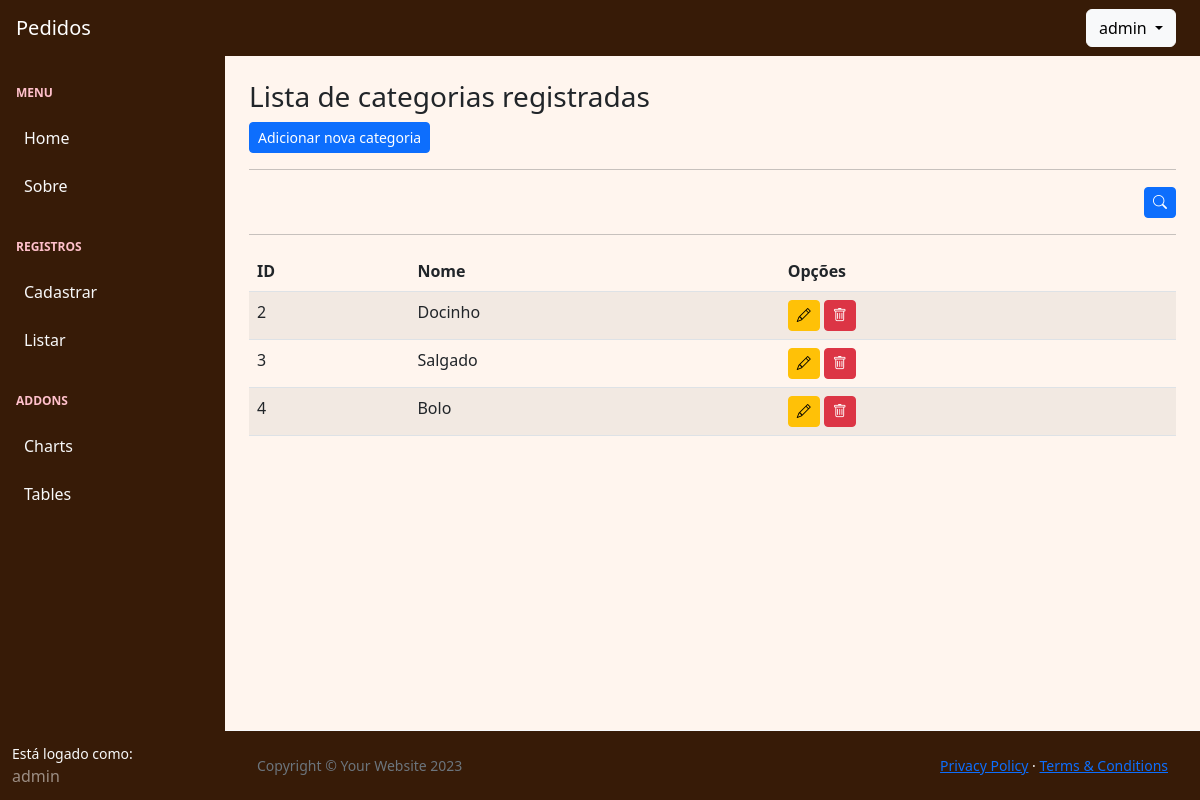
/listar/categorias/ (signed in), run on an earlier commit of the app's database.
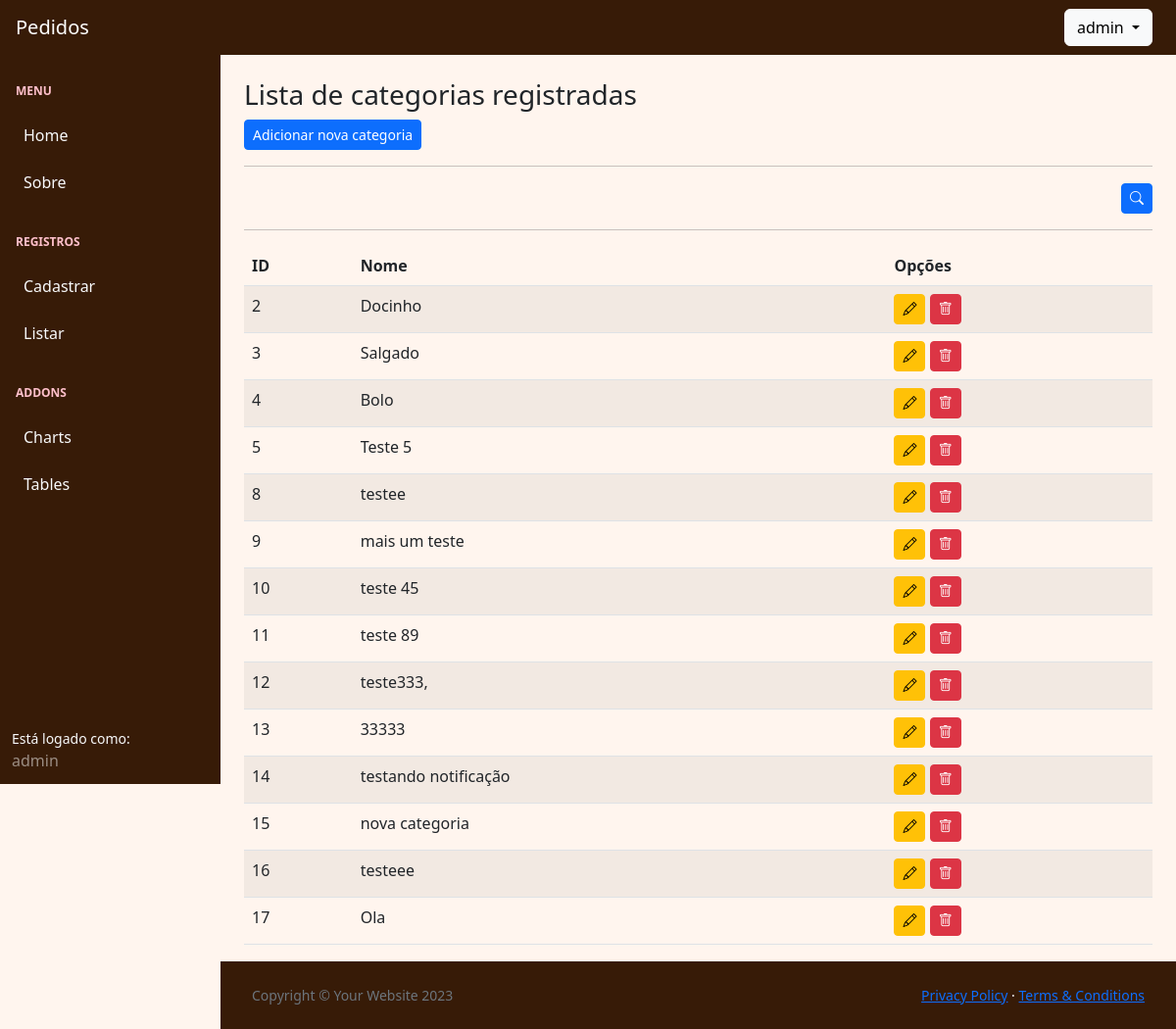
And on a later commit of the database.
### cadastros/models.py (models this page shows, shortened)
class CategoriaProduto(models.Model):
    nome = models.CharField(max_length=50, verbose_name='Categoria')

### cadastros/views.py (the view)
# urls.py: path('listar/categorias/', CategoriaProdutoList.as_view(), name='listar-categoria'),
class CategoriaProdutoList(LoginRequiredMixin, FilterView):
    login_url = reverse_lazy('login')
    model = CategoriaProduto
    template_name = 'cadastros/listas/categoria.html'
    context_object_name = 'categorias'
    filterset_class = CategoriaProdutoFilter

### cadastros/templates/cadastros/listas/categoria.html (shortened to what this page needs)
{% extends "paginas/modelo.html" %}
{% load static %}
{% block conteudo %}
<h3>Lista de categorias registradas</h3>
<a href="{% url 'cadastrar-categoria' %}" class="btn btn-primary btn-sm">Adicionar nova categoria</a>
<hr>
{% include 'cadastros/listas/filter_form.html' %}
<hr>
<div class="table-responsive">
    <table class="table table-striped" id="tabela-listar">
        <thead>
            <tr>
                <th>ID</th>
                <th>Nome</th>
                <th>Opções</th>
            </tr>
        </thead>
        <tbody>
            {% for categoria in object_list %}
            <tr>
                <td>{{ categoria.id }}</td>
                <td>{{ categoria.nome }}</td>
                <td>
                    <a href="{% url 'atualizar-categoria' categoria.id %}" class="btn btn-warning btn-sm"><i class="bi bi-pencil"></i></a>
                    <a href="{% url 'excluir-categoria' categoria.id %}" class="btn btn-danger btn-sm"><i class="bi bi-trash"></i>
                </td>
            </tr>
            {% empty %}
            <tr>
                <td colspan="3">Nenhum registro encontrado</td>
            </tr>
            {% endfor %}
        </tbody>
    </table>
</div>
{% endblock %}

What changed in the data, as far as the page shows it:
added CategoriaProduto: id "5", nome "Teste 5"
added CategoriaProduto: id "8", nome "testee"
added CategoriaProduto: id "9", nome "mais um teste"
added CategoriaProduto: id "10", nome "teste 45"
added CategoriaProduto: id "11", nome "teste 89"
added CategoriaProduto: id "12", nome "teste333,"
added CategoriaProduto: id "13", nome "33333"
added CategoriaProduto: id "14", nome "testando notificação"
added CategoriaProduto: id "15", nome "nova categoria"
added CategoriaProduto: id "16", nome "testeee"
added CategoriaProduto: id "17", nome "Ola"
